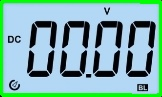
#> input picture img/display.jpg, 162 x 97 px
$ python -i imgprocess.py   (imports and definitions only)
#> lines starting #> are read from the running program, lines starting #| are printed output that depends on the picture; after the words box and inside, x2 and y2 are one past the last pixel; in counts of white or black regions, pixels touching at a corner belong together
#> further down, picture is the input picture: shape (97, 162, 3); mean B, G, R 173.8, 179.4, 126.9
import cv2 as cv
import numpy as np

# Função para binarizar a imagem
def getBinaryImage(img, gaussian_ksize):
  # Converter a imagem para cinza
#> called with gaussian_ksize = (5, 5)
  gray_img = cv.cvtColor(img, cv.COLOR_BGR2GRAY)
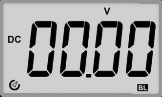
#> gray_img: shape (97, 162); min 0, max 223, mean 163.1
  # Aplicação do filtro gaussiano
  blurred_img = cv.GaussianBlur(gray_img, gaussian_ksize, 0)
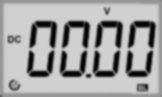
#> blurred_img: shape (97, 162); min 2, max 209, mean 163.1
  # Binarização da imagem
  binary_img = cv.adaptiveThreshold(blurred_img, 255, cv.ADAPTIVE_THRESH_GAUSSIAN_C, cv.THRESH_BINARY_INV, 23, 2)
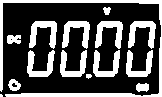
#> binary_img: shape (97, 162); 31.5% white; 15 white regions (1 under 20 px)

  return binary_img

def getDeviceContour(img):
  # Obter a imagem binarizada
  binary_img = getBinaryImage(img, (5, 5))
  # Encontrar contornos na imagem binarizada
  contours, _ = cv.findContours(binary_img, cv.RETR_EXTERNAL, cv.CHAIN_APPROX_SIMPLE)
#> contours = 15 contours, 2 with area under 20; largest, box (x1, y1, x2, y2) and area: (0, 0, 162, 97) 1070, (29, 21, 57, 49) 329, (95, 21, 123, 49) 324, (62, 21, 90, 49) 322, (128, 21, 156, 49) 322
  # Retornar o maior contorno encontrado
  if contours:
    cnt = max(contours, key=cv.contourArea)
#> cnt = contour of 38 points, box (x1, y1, x2, y2) (0, 0, 162, 97), area 1070
    x, y, w, h = cv.boundingRect(cnt)
#> x = 0; y = 0; w = 162; h = 97
    return img[y:y+h, x:x+w]
  return None

# [99 lines left out: functions getDisplayContour, getDigitRois, not called in this run]

>>> import cv2
>>> picture = cv2.imread('img/display.jpg')
>>> result = getDeviceContour(picture)
